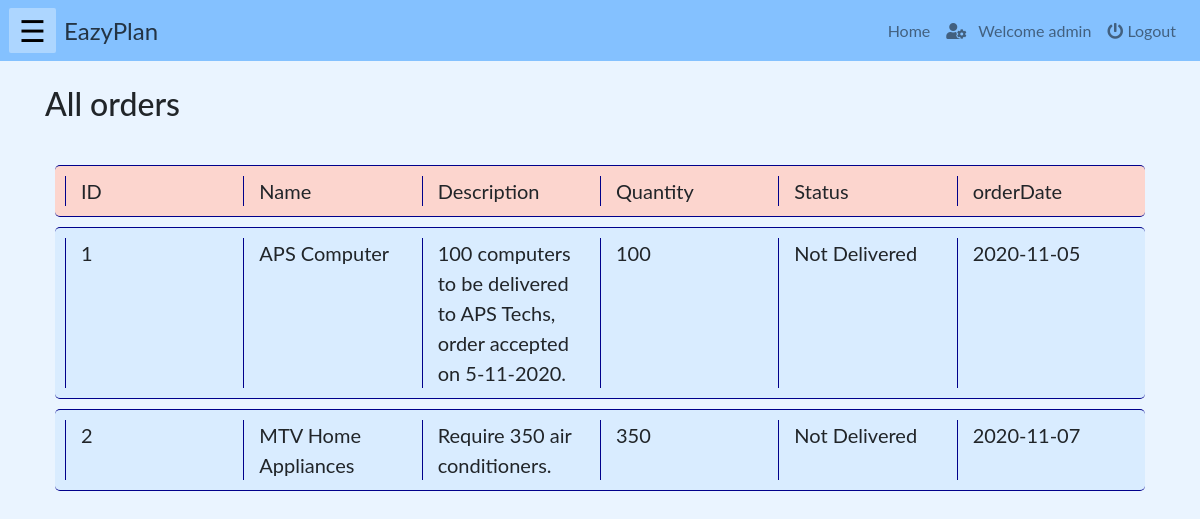
Page /php/allOrders.php (signed in) on the earlier database version.
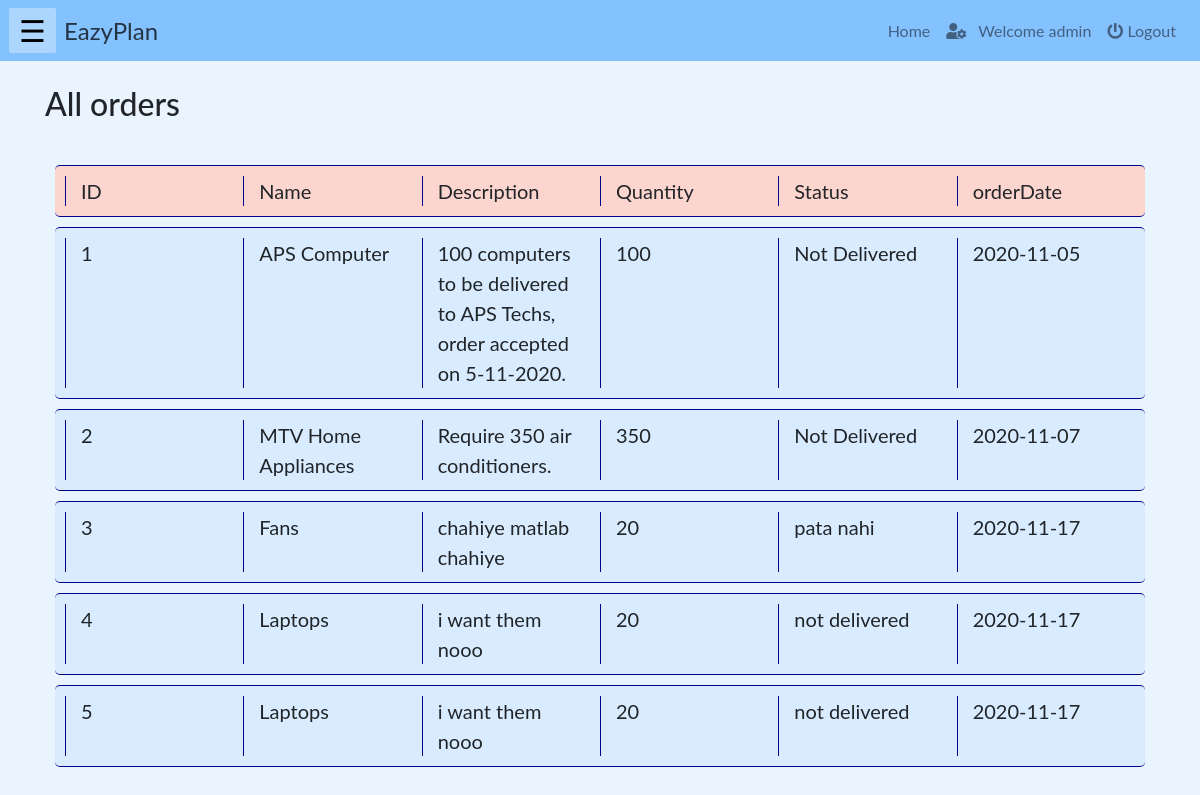
Same page on the later database version.
### tables this page shows
CREATE TABLE `allorder` (
  `orderID` int(10) NOT NULL,
  `name` varchar(100) NOT NULL,
  `description` varchar(1000) NOT NULL,
  `quantity` int(10) NOT NULL,
  `orderDate` date NOT NULL,
  `completionDate` date NOT NULL,
  `status` varchar(100) NOT NULL,
  `totalEstimatedAmt` int(100) NOT NULL,
  `advanceAmt` int(100) NOT NULL,
  `amtLeft` int(100) NOT NULL
);

### php/allOrders.php (the view, shortened to what this page needs)
<!DOCTYPE html>
<html lang="en">
    <?php
        include("../php/headLinks.php");
        if(isset($_SESSION["name"]) && ($_SESSION["role"]=='staff' || $_SESSION["role"]=='admin' || $_SESSION["role"]=='manager')){
    ?>
    <body>
        <?php
            include("../php/navbar.php");
        ?>
        <div class="container">
            <br><h2>All orders
            ?></h2><br>
            <div class="row" id="heading">
                <div class="col-md-2" id="val" >ID</div>
                <div class="col-md-2" id="val" >Name</div>
                <div class="col-md-2" id="val" >Description</div>
                <div class="col-md-2" id="val" >Quantity</div>
                <div class="col-md-2" id="val" >Status</div>
                <div class="col-md-2" id="val" >orderDate</div>
            </div>
            <?php
                include("../connection/config.php");
                $sql = "select * from allorder";
                $orders = mysqli_query($db, $sql);
                foreach($orders as $order)
                    {
            ?>
            <div class="row" id="item">
                <div class="col-md-2" id="val" ><?php echo $order['orderID']; ?></div>
                <div class="col-md-2" id="val" ><?php echo $order['name']; ?></div>
                <div class="col-md-2" id="val"><?php echo $order['description'] ?></div>
                <div class="col-md-2" id="val"><?php echo $order['quantity']; ?></div>
                <div class="col-md-2" id="val"><?php echo $order['status']; ?></div>
                <div class="col-md-2" id="val"><?php echo $order['orderDate']; ?></div>
            </div>
            <?php
                }
            ?>
        </div>
    </body>
    <?php
        }
    else{
    echo "<h3 style='color:red'>Login to access the page...</h3>";
    echo "<a href='./login.php'>Click here to login</a>";}
    ?>
</html>

### php/headLinks.php (shortened to what this page needs)
<head>
		<link rel="stylesheet" href="https://use.fontawesome.com/releases/v5.7.0/css/all.css">
		<link rel="stylesheet" href="../css/homepagestaff.css">
		<link rel="stylesheet" href="../css/resource.css">
		<link rel="stylesheet" href="https://stackpath.bootstrapcdn.com/bootstrap/4.5.2/css/bootstrap.min.css">
		<link rel="stylesheet" type="text/css" href="./homepagestaff.css" type="text/css">
    </head>

### php/navbar.php (shortened to what this page needs)
<nav class="navbar navbar-expand-lg navbar-light navcolor" style="z-index: 1;">
    <span class="sideNavButton" onclick="openNav()">&#9776;</span>&nbsp;&nbsp;
    <?php
        if(isset($_SESSION["name"]) && ($_SESSION["role"]=='staff')){
    ?>
    <a class=" brand" href="./homepagestaff.php">EazyPlan</a>
    <?php
        }
        else if(isset($_SESSION["name"]) && ($_SESSION["role"]=='worker')){
    ?>
    <a class=" brand" href="./homepageworker.php">EazyPlan</a>
    <?php
        }
        else if(isset($_SESSION["name"]) && ($_SESSION["role"]=='admin')){
    ?>
    <a class=" brand" href="./homepageAdmin.php">EazyPlan</a>
    <?php
        }else if(isset($_SESSION["name"]) && ($_SESSION["role"]=='manager')){
    ?>
    <a class=" brand" href="./homepageAdmin.php">EazyPlan</a>
    <?php
        }
    ?>
    <div class="collapse navbar-collapse" id="navbarSupportedContent">
        <ul class="navbar-nav ml-auto">
        <li class="nav-item ">
            <?php
                if(isset($_SESSION["name"]) && ($_SESSION["role"]=='staff')){
            ?>
            <a class="nav-link" href="./homepagestaff.php">Home</a>
            <?php
                }
                else if(isset($_SESSION["name"]) && ($_SESSION["role"]=='worker')){
            ?>
            <a class="nav-link" href="./homepageworker.php">Home</a>
            <?php
                }
                else if(isset($_SESSION["name"]) && ($_SESSION["role"]=='admin')){
            ?>
                <a class="nav-link" href="./homepageAdmin.php">Home</a>
            <?php
                }else if(isset($_SESSION["name"]) && ($_SESSION["role"]=='manager')){
            ?>
                <a class="nav-link" href="./homepageManager.php">Home</a>
            <?php
                }
            ?>
        </li>
        <li class="nav-item">
            <a class="nav-link" href="profile.php">
                <span class="fas fa-user-cog" aria-hidden="true"></span>&nbsp;&nbsp; <?php echo "Welcome ".$_SESSION["name"]; ?>
            </a>
        </li>
        <li class="nav-item">
            <a class="nav-link" href="./logout.php">
                <span class="fas fa-power-off" aria-hidden="true"></span>&nbsp;Logout
            </a>
        </li>
        </ul>
    </div>
</nav>

### css/homepagestaff.css (style rules this page uses)
body { background-color: red; font-family: "Lato", sans-serif; }
.brand { color:#243444; font-size: x-large; text-decoration: none; }
nav { color: #000000; }
.navcolor { background-color: #84C1FF; opacity: 1.0; }
.sideNavButton { margin-left: -7px; font-size:30px; cursor:pointer; color: #000000; background-color: #ffffff55; padding: 0px 10px 0px 10px; border-radius: 2px; }

### css/resource.css (style rules this page uses)
#item { border-bottom:1px solid darkblue; border-top:1px solid darkblue; border-radius:5px; padding: 10px; margin:10px; font-size: 20px; background-color: #d9ecff; }
.col-md-2 { border-left:1px solid darkblue; }
#heading { background-color: rgb(252, 213, 206); border-bottom:1px solid darkblue; border-top:1px solid darkblue; border-radius:5px; padding: 10px; margin:10px; font-size: 20px; }

### php/navbar.php (style rules this page uses)
body { background-color: #EAF4FF; }

Differences in the rows shown:
added allorder: orderID "3", name "Fans", description "chahiye matlab chahiye", quantity "20", status "pata nahi", orderDate "2020-11-17"
added allorder: orderID "4", name "Laptops", description "i want them nooo", quantity "20", status "not delivered", orderDate "2020-11-17"
added allorder: orderID "5", name "Laptops", description "i want them nooo", quantity "20", status "not delivered", orderDate "2020-11-17"
